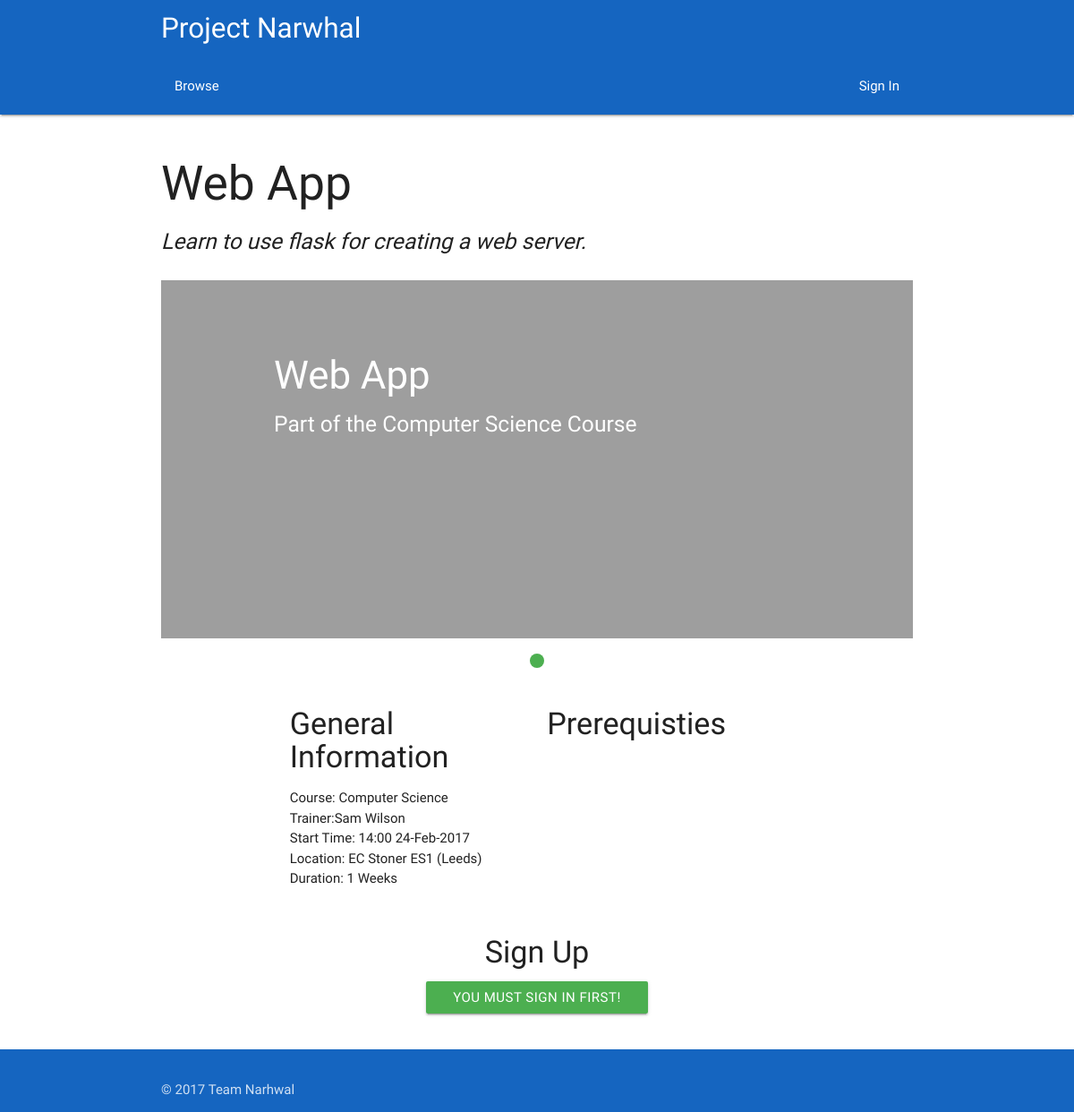
Before: /browse/classes/class/0 with the older database file.
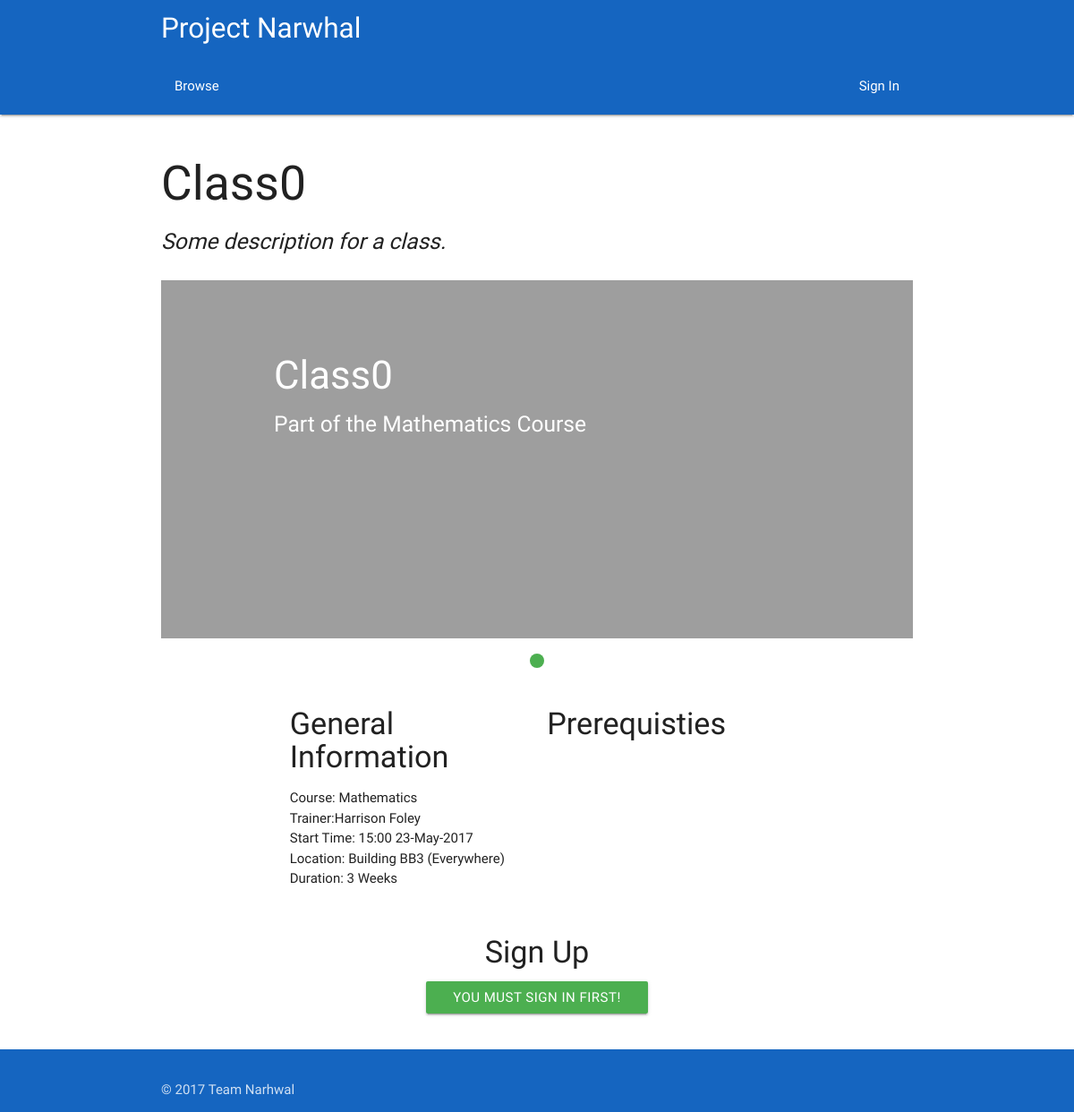
After: the same page with the newer database file.
### app/models.py (models this page shows, shortened)
class Class(db.Model):
	__tablename__ = 'Class'
	classID = db.Column(db.Integer, primary_key = True)
	coursePoint = db.Column(db.Integer, db.ForeignKey('Course.courseID'))
	course = db.relationship("Course", foreign_keys = [coursePoint])
	courseID = db.Column(db.Integer)
	title = db.Column(db.String(100))
	description = db.Column(db.String(100))
	capacity = db.Column(db.Integer)
	startDate = db.Column(db.DateTime)
	duration = db.Column(db.Integer)
	endDate = db.Column(db.DateTime)
	reqFac = db.Column(db.String(100), default = 'None')
	preTrain = relationship("Class")
	parent_id = Column(db.Integer, ForeignKey('Class.classID'))
	locationPoint = db.Column(db.Integer, db.ForeignKey('Room.roomID'))
	location = db.relationship("Room", foreign_keys = [locationPoint])
	trainerPoint = db.Column(db.Integer, db.ForeignKey('Trainer.trainerID'))
	trainer = db.relationship("Trainer", foreign_keys = [trainerPoint])
	attendanceList = db.relationship('Delegate', secondary = association_table)
	waitList = db.relationship('Delegate', secondary = waiting_table)

class Course(db.Model):
	__tablename__ = 'Course'
	courseID = db.Column(db.Integer, primary_key = True)
	title = db.Column(db.String(100))
	description = db.Column(db.String(100))

class User(db.Model):
	__tablename__ = 'User'
	userID = db.Column(db.Integer, primary_key = True)
	name = db.Column(db.String(100))
	username = db.Column(db.String(100))
	email = db.Column(db.String(100))
	password = db.Column(db.String(100))
	type = db.Column(db.String(100))
	__mapper_args__ = {
		'polymorphic_identity': 'base',
		'polymorphic_on': type
	}

class Room(db.Model):
	__tablename__ = 'Room'
	roomID = db.Column(db.Integer, primary_key = True)
	capacity = db.Column(db.Integer)
	roomType = db.Column(db.String(100))
	roomCode = db.Column(db.String(100))
	building = db.Column(db.String(100))
	location = db.Column(db.String(100))
	facilities = db.Column(db.String(100))
	picURL = db.Column(db.String(100))
	accessRating = db.Column(db.String(100))

### app/views.py (the view)
@app.route('/browse/classes/class/<id>')
def viewClassDetails(id):
    classID = id
    current_class = classes(classID=classID)
    classSize = classAttendenceLen(current_class)
    if current_user.is_authenticated:
        if current_user.type == 'Delegate':
            clash = noTimeTableClash(current_user, current_class)
            userQualify = meetsRequirements(current_user, current_class)
        else:
            userQualify = False
            clash = "NA"
    else:
        userQualify = "Sign"
        clash = "NA"
    return render_template('viewClass.html', title="Course", current_class=current_class, classSize=classSize, userQualify=userQualify, clash = clash)

### queries.py (called while the page is built)
def listConvert(x):
    if(x.count() == 1):
        x = x[0]
        return x
    else:
        y = []
    for i in x:
        y.append(i)
    return y

def classes(**kwargs):
    q = models.Class.query.filter_by(**kwargs)
    q = listConvert(q)
    return q

def delegates(**kwargs):
    q = models.Delegate.query.filter_by(**kwargs)
    q = listConvert(q)
    return q

def classAttendence(thisClass):
    dels = delegates()
    at = []
    for i in dels:
        for g in i.classList:
            if g.classID == thisClass.classID:
                at.append(g)
    return at

def classAttendenceLen(thisClass):
    return len(classAttendence(thisClass))

### app/templates/viewClass.html (shortened to what this page needs)
{% extends "base.html" %} {% block content %}
<div class="container">
    <div class="row">
        <div class="col s12">
        </div>
    </div>
    <div class="row">
        <div class="col s12">
            <h2>{{current_class.title}}</h2>
            <h5><i>{{current_class.description}}</i></h5>
        </div>
    </div>
    <div class="row">
        <div class="col s12">
            <div class="slider">
                <ul class="slides">
                    <li>
                        <img src="{{current_class.location.picURL}}">
                        <div class="caption left-align">
                            <h3>{{current_class.title}}</h3>
                            <h5 class=" lightgrey-text text-lighten-3">Part of the {{current_class.course.title}} Course</h5>
                        </div>
                    </li>
                </ul>
            </div>
        </div>
    </div>
    <div class="row">
        <div class="col s12 l4 offset-l2">
            <h4>General Information</h4>
            <ul>
                <li>Course: {{current_class.course.title}}</li>
                <li>Trainer:{{current_class.trainer.name}}</li>
                <li>Start Time: {{current_class.startDate.strftime('%H:%M %d-%b-%Y') }}</li>
                <li>Location: {{current_class.location.building}} {{current_class.location.roomCode}} ({{current_class.location.location}})
                    <li>
                        <li>Duration: {{current_class.duration}} Weeks</li>
            </ul>
        </div>
        <div class="col s12 l4">
            <h4>Prerequisties</h4>
        </div>
    </div>
</div>
<div class="row">
    <div class="col s12">
        <h4 class="center-align">Sign Up</h4>
    </div>
    <div class="row">
        <div class="col s12 center-align">
            <a href="{%if userQualify == "Sign"%}/login{%else%}/signup/{{current_class.classID}}{%endif%}"
            class="waves-effect waves-light btn green {% if userQualify == False or clash == False%}disabled{% endif %}">
            {% if current_class.capacity == classSize %}Add to Waiting List{%elif userQualify == False %}Requirements Not Met
            {%elif userQualify == "Sign" %}You Must Sign In First!
            {%elif clash == False %}This Module Clashes With Your Timetable
            {%else%}Sign Up{% endif %}</a>
        </div>
    </div>
</div>
{% endblock %}

Changed rows visible on the page:
no longer on this page (row edited): Course: course "Computer Science"
no longer on this page (row edited): User: trainer.name "Sam Wilson"
no longer on this page (row edited): Room: location.building "EC Stoner", location.roomCode "ES1", location.location "Leeds"
changed Class: title "Web App" → "Class0"; description "Learn to use flask for creating a web server." → "Some description for a class."; startDate "14:00 24-Feb-2017" → "15:00 23-May-2017"; duration "1" → "3"
now on this page (row edited): Course: course "Mathematics"
now on this page (row edited): User: trainer.name "Harrison Foley"
now on this page (row edited): Room: location.building "Building", location.roomCode "BB3", location.location "Everywhere"
